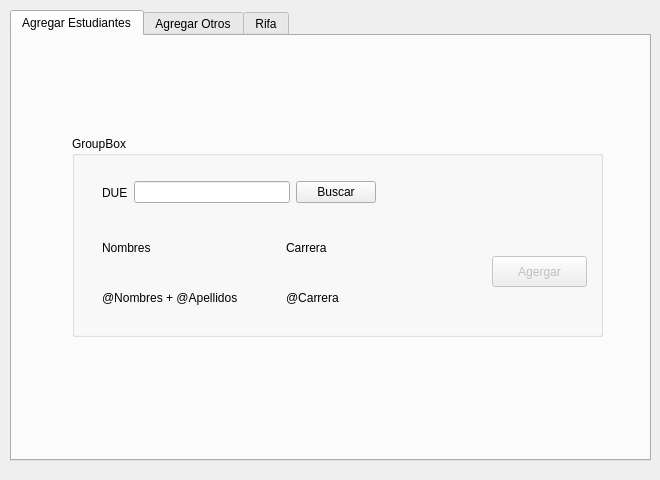
<?xml version="1.0" encoding="UTF-8"?>
<ui version="4.0">
 <class>Form</class>
 <widget class="QWidget" name="Form">
  <property name="geometry">
   <rect>
    <x>0</x>
    <y>0</y>
    <width>660</width>
    <height>480</height>
   </rect>
  </property>
  <property name="windowTitle">
   <string>Form</string>
  </property>
  <widget class="QTabWidget" name="tabWidget">
   <property name="geometry">
    <rect>
     <x>10</x>
     <y>10</y>
     <width>641</width>
     <height>451</height>
    </rect>
   </property>
   <property name="currentIndex">
    <number>0</number>
   </property>
   <widget class="QWidget" name="tab">
    <attribute name="title">
     <string>Agregar Estudiantes</string>
    </attribute>
    <widget class="QGroupBox" name="groupBox">
     <property name="geometry">
      <rect>
       <x>60</x>
       <y>100</y>
       <width>531</width>
       <height>201</height>
      </rect>
     </property>
     <property name="title">
      <string>GroupBox</string>
     </property>
     <widget class="QPushButton" name="pushButton_2">
      <property name="enabled">
       <bool>false</bool>
      </property>
      <property name="geometry">
       <rect>
        <x>420</x>
        <y>120</y>
        <width>95</width>
        <height>31</height>
       </rect>
      </property>
      <property name="text">
       <string>Agergar</string>
      </property>
     </widget>
     <widget class="QWidget" name="layoutWidget">
      <property name="geometry">
       <rect>
        <x>30</x>
        <y>40</y>
        <width>274</width>
        <height>33</height>
       </rect>
      </property>
      <layout class="QHBoxLayout" name="horizontalLayout">
       <item>
        <widget class="QLabel" name="label">
         <property name="text">
          <string>DUE</string>
         </property>
        </widget>
       </item>
       <item>
        <widget class="QLineEdit" name="lineEdit"/>
       </item>
       <item>
        <widget class="QPushButton" name="pushButton">
         <property name="text">
          <string>Buscar</string>
         </property>
        </widget>
       </item>
      </layout>
     </widget>
     <widget class="QWidget" name="layoutWidget">
      <property name="geometry">
       <rect>
        <x>30</x>
        <y>150</y>
        <width>361</width>
        <height>23</height>
       </rect>
      </property>
      <layout class="QHBoxLayout" name="horizontalLayout_3">
       <item>
        <widget class="QLabel" name="label_5">
         <property name="text">
          <string>@Nombres + @Apellidos</string>
         </property>
        </widget>
       </item>
       <item>
        <widget class="QLabel" name="label_4">
         <property name="text">
          <string>@Carrera</string>
         </property>
        </widget>
       </item>
      </layout>
     </widget>
     <widget class="QWidget" name="layoutWidget">
      <property name="geometry">
       <rect>
        <x>30</x>
        <y>100</y>
        <width>361</width>
        <height>23</height>
       </rect>
      </property>
      <layout class="QHBoxLayout" name="horizontalLayout_2">
       <item>
        <widget class="QLabel" name="label_2">
         <property name="text">
          <string>Nombres</string>
         </property>
        </widget>
       </item>
       <item>
        <widget class="QLabel" name="label_3">
         <property name="text">
          <string>Carrera</string>
         </property>
        </widget>
       </item>
      </layout>
     </widget>
    </widget>
   </widget>
   <widget class="QWidget" name="tab_2">
    <attribute name="title">
     <string>Agregar Otros</string>
    </attribute>
    <widget class="QGroupBox" name="groupBox_2">
     <property name="geometry">
      <rect>
       <x>20</x>
       <y>50</y>
       <width>571</width>
       <height>261</height>
      </rect>
     </property>
     <property name="title">
      <string>GroupBox</string>
     </property>
     <widget class="QPushButton" name="pushButton_4">
      <property name="enabled">
       <bool>false</bool>
      </property>
      <property name="geometry">
       <rect>
        <x>450</x>
        <y>120</y>
        <width>95</width>
        <height>31</height>
       </rect>
      </property>
      <property name="text">
       <string>Agergar</string>
      </property>
     </widget>
     <widget class="QWidget" name="layoutWidget">
      <property name="geometry">
       <rect>
        <x>30</x>
        <y>80</y>
        <width>371</width>
        <height>33</height>
       </rect>
      </property>
      <layout class="QHBoxLayout" name="horizontalLayout_4">
       <item>
        <widget class="QLabel" name="label_6">
         <property name="text">
          <string>DUI ó Carnet</string>
         </property>
        </widget>
       </item>
       <item>
        <widget class="QLineEdit" name="lineEdit_2"/>
       </item>
      </layout>
     </widget>
     <widget class="QWidget" name="layoutWidget">
      <property name="geometry">
       <rect>
        <x>30</x>
        <y>120</y>
        <width>371</width>
        <height>33</height>
       </rect>
      </property>
      <layout class="QHBoxLayout" name="horizontalLayout_5">
       <item>
        <widget class="QLabel" name="label_11">
         <property name="text">
          <string>Nombre         </string>
         </property>
        </widget>
       </item>
       <item>
        <widget class="QLineEdit" name="lineEdit_3">
         <property name="enabled">
          <bool>true</bool>
         </property>
        </widget>
       </item>
      </layout>
     </widget>
     <widget class="QWidget" name="layoutWidget">
      <property name="geometry">
       <rect>
        <x>30</x>
        <y>170</y>
        <width>371</width>
        <height>33</height>
       </rect>
      </property>
      <layout class="QHBoxLayout" name="horizontalLayout_6">
       <item>
        <widget class="QLabel" name="label_12">
         <property name="text">
          <string>Apellidos      </string>
         </property>
        </widget>
       </item>
       <item>
        <widget class="QLineEdit" name="lineEdit_4">
         <property name="enabled">
          <bool>true</bool>
         </property>
        </widget>
       </item>
      </layout>
     </widget>
    </widget>
   </widget>
   <widget class="QWidget" name="tab_3">
    <attribute name="title">
     <string>Rifa</string>
    </attribute>
    <widget class="QPushButton" name="pushButton_3">
     <property name="geometry">
      <rect>
       <x>330</x>
       <y>290</y>
       <width>95</width>
       <height>31</height>
      </rect>
     </property>
     <property name="text">
      <string>Iniciar Rifa</string>
     </property>
    </widget>
    <widget class="QLabel" name="label_7">
     <property name="geometry">
      <rect>
       <x>160</x>
       <y>340</y>
       <width>67</width>
       <height>21</height>
      </rect>
     </property>
     <property name="text">
      <string>Ganador:</string>
     </property>
    </widget>
    <widget class="QLabel" name="label_8">
     <property name="geometry">
      <rect>
       <x>270</x>
       <y>340</y>
       <width>231</width>
       <height>21</height>
      </rect>
     </property>
     <property name="text">
      <string>@Nombre + @Apellido</string>
     </property>
    </widget>
    <widget class="QLabel" name="label_9">
     <property name="geometry">
      <rect>
       <x>250</x>
       <y>110</y>
       <width>121</width>
       <height>41</height>
      </rect>
     </property>
     <property name="text">
      <string>Gif o algo para rifa</string>
     </property>
    </widget>
    <widget class="QComboBox" name="comboBox">
     <property name="geometry">
      <rect>
       <x>160</x>
       <y>290</y>
       <width>161</width>
       <height>31</height>
      </rect>
     </property>
    </widget>
   </widget>
  </widget>
 </widget>
 <tabstops>
  <tabstop>lineEdit</tabstop>
  <tabstop>pushButton</tabstop>
  <tabstop>pushButton_2</tabstop>
  <tabstop>lineEdit_2</tabstop>
  <tabstop>lineEdit_3</tabstop>
  <tabstop>lineEdit_4</tabstop>
  <tabstop>pushButton_4</tabstop>
  <tabstop>comboBox</tabstop>
  <tabstop>pushButton_3</tabstop>
  <tabstop>tabWidget</tabstop>
 </tabstops>
 <resources/>
 <connections>
  <connection>
   <sender>lineEdit</sender>
   <signal>returnPressed()</signal>
   <receiver>pushButton</receiver>
   <slot>click()</slot>
   <hints>
    <hint type="sourcelabel">
     <x>164</x>
     <y>196</y>
    </hint>
    <hint type="destinationlabel">
     <x>305</x>
     <y>199</y>
    </hint>
   </hints>
  </connection>
  <connection>
   <sender>lineEdit_2</sender>
   <signal>returnPressed()</signal>
   <receiver>lineEdit_3</receiver>
   <slot>setFocus()</slot>
   <hints>
    <hint type="sourcelabel">
     <x>296</x>
     <y>184</y>
    </hint>
    <hint type="destinationlabel">
     <x>294</x>
     <y>237</y>
    </hint>
   </hints>
  </connection>
  <connection>
   <sender>lineEdit_3</sender>
   <signal>returnPressed()</signal>
   <receiver>lineEdit_4</receiver>
   <slot>setFocus()</slot>
   <hints>
    <hint type="sourcelabel">
     <x>238</x>
     <y>236</y>
    </hint>
    <hint type="destinationlabel">
     <x>239</x>
     <y>277</y>
    </hint>
   </hints>
  </connection>
  <connection>
   <sender>lineEdit_4</sender>
   <signal>returnPressed()</signal>
   <receiver>pushButton_4</receiver>
   <slot>click()</slot>
   <hints>
    <hint type="sourcelabel">
     <x>396</x>
     <y>279</y>
    </hint>
    <hint type="destinationlabel">
     <x>526</x>
     <y>227</y>
    </hint>
   </hints>
  </connection>
 </connections>
</ui>
